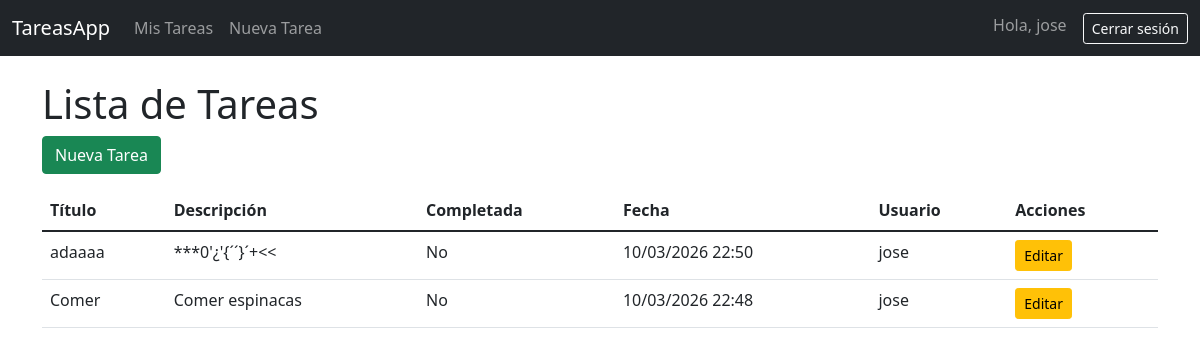
The app's page /tasks/ (signed in) with its own data.
### tasks/models.py (models this page shows, shortened)
class Task(models.Model):
    title = models.CharField(max_length=200, validators=[MinLengthValidator(5, "El título debe tener al menos 5 caracteres.")])
    description = models.TextField(blank=True)
    completed = models.BooleanField(default=False)
    created_at = models.DateTimeField(auto_now_add=True)
    user = models.ForeignKey(User, on_delete=models.CASCADE, related_name='tasks')

### tasks/views.py (the view)
# urls.py: path('', views.task_list, name='task_list'),
@login_required
def task_list(request):
    if request.user.is_staff:
        tasks = Task.objects.all().order_by('-created_at')
    else:
        tasks = Task.objects.filter(user=request.user).order_by('-created_at')
    return render(request, 'tasks/task_list.html', {'tasks': tasks})

### templates/tasks/task_list.html (shortened to what this page needs)
{% extends "base.html" %}
{% block content %}
<h1>Lista de Tareas</h1>
<a href="{% url 'task_create' %}" class="btn btn-success mb-3">Nueva Tarea</a>
<table class="table table-hover">
    <thead>
        <tr>
            <th>Título</th>
            <th>Descripción</th>
            <th>Completada</th>
            <th>Fecha</th>
            <th>Usuario</th>
            <th>Acciones</th>
        </tr>
    </thead>
    <tbody>
        {% for task in tasks %}
        <tr>
            <td>{{ task.title }}</td>
            <td>{{ task.description|truncatechars:50 }}</td>
            <td>{{ task.completed|yesno:"Sí,No" }}</td>
            <td>{{ task.created_at|date:"d/m/Y H:i" }}</td>
            <td>{{ task.user.username }}</td>
            <td>
                <a href="{% url 'task_edit' task.id %}" class="btn btn-sm btn-warning">Editar</a>
            </td>
        </tr>
        {% empty %}
        <tr>
            <td colspan="6">No hay tareas.</td>
        </tr>
        {% endfor %}
    </tbody>
</table>
{% endblock %}

### templates/base.html (shortened to what this page needs)
<!DOCTYPE html>
<html lang="es">
<head>
    <link href="https://cdn.jsdelivr.net/npm/bootstrap@5.1.3/dist/css/bootstrap.min.css" rel="stylesheet">
</head>
<body>
    <nav class="navbar navbar-expand-lg navbar-dark bg-dark">
        <div class="container-fluid">
            <a class="navbar-brand" href="{% url 'dashboard' %}">TareasApp</a>
            <div class="collapse navbar-collapse">
                <ul class="navbar-nav me-auto">
                    {% if user.is_authenticated %}
                        <li class="nav-item">
                            <a class="nav-link" href="{% url 'task_list' %}">Mis Tareas</a>
                        </li>
                        <li class="nav-item">
                            <a class="nav-link" href="{% url 'task_create' %}">Nueva Tarea</a>
                        </li>
                    {% endif %}
                </ul>
                <ul class="navbar-nav">
                    {% if user.is_authenticated %}
                        <li class="nav-item">
                            <span class="navbar-text me-3">Hola, {{ user.username }}</span>
                        </li>
                        <li class="nav-item">
                            <form method="post" action="{% url 'logout' %}">
                                <button type="submit" class="btn btn-outline-light btn-sm">Cerrar sesión</button>
                            </form>
                        </li>
                    {% endif %}
                </ul>
            </div>
        </div>
    </nav>
    <div class="container mt-4">
        {% block content %}
        {% endblock %}
    </div>
</body>
</html>

### records on screen
Task: title "adaaaa", description "***0'¿'{´´}´+<<", completed "No", created_at "10/03/2026 22:50", user.username "jose"
Task: title "Comer", description "Comer espinacas", completed "No", created_at "10/03/2026 22:48", user.username "jose"

### other values on screen
{{ user.username }} "jose"
